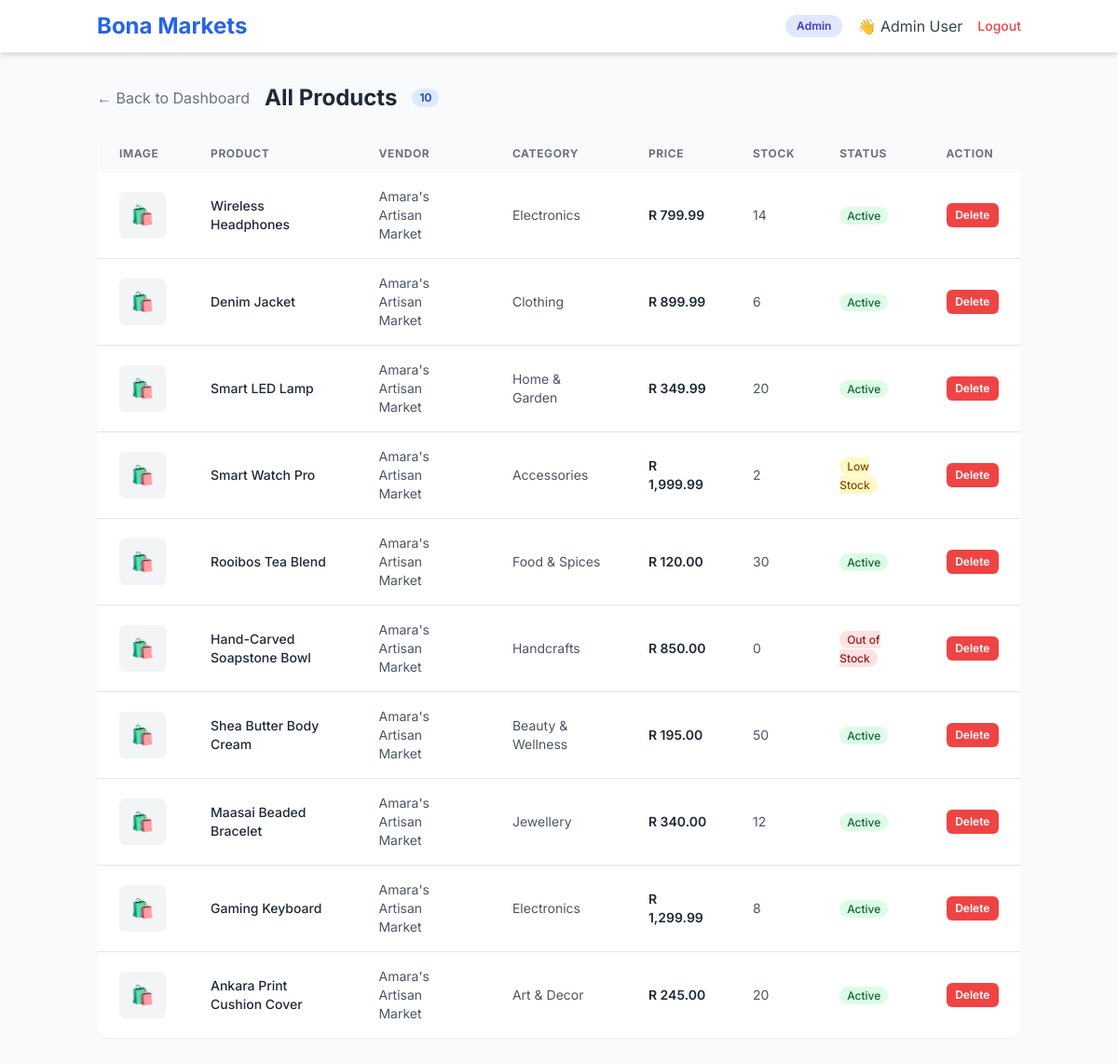
/Public/admin/products.php (signed in), run on the app's committed database.
### tables this page shows
CREATE TABLE products (
    id INT AUTO_INCREMENT PRIMARY KEY,
    vendor_id INT NOT NULL,
    category_id INT NULL,
    name VARCHAR(255) NOT NULL,
    description TEXT NULL,
    price DECIMAL(10,2) NOT NULL,
    image_url VARCHAR(500) NULL,
    stock INT DEFAULT 0,
    status ENUM('active', 'draft', 'archived') DEFAULT 'active',
    created_at DATETIME DEFAULT CURRENT_TIMESTAMP,
    FOREIGN KEY (vendor_id) REFERENCES users(id),
    FOREIGN KEY (category_id) REFERENCES categories(id)
);

CREATE TABLE vendor_profiles (
    id INT AUTO_INCREMENT PRIMARY KEY,
    user_id INT UNIQUE NOT NULL,
    business_name VARCHAR(255) NOT NULL,
    logo_url VARCHAR(500) NULL,
    description TEXT NULL,
    bank_details TEXT NULL,
    approved BOOLEAN DEFAULT 0,
    applied_at DATETIME DEFAULT CURRENT_TIMESTAMP,
    phone VARCHAR(20) NULL,
    city VARCHAR(100) NULL,
    country VARCHAR(100) NULL,
    owner_name VARCHAR(255) NULL,
    FOREIGN KEY (user_id) REFERENCES users(id) ON DELETE CASCADE
);

CREATE TABLE categories (
    id INT AUTO_INCREMENT PRIMARY KEY,
    name VARCHAR(100) UNIQUE NOT NULL
);

### Public/admin/products.php (the view, shortened to what this page needs)
<?php
require_once __DIR__ . '/../../config/database.php';
$products = $pdo->query("
    SELECT p.*, c.name as category_name, vp.business_name as vendor_name
    FROM products p
    LEFT JOIN categories c ON p.category_id = c.id
    LEFT JOIN vendor_profiles vp ON p.vendor_id = vp.user_id
    ORDER BY p.created_at DESC
")->fetchAll();
$adminName = $_SESSION['fullname'] ?? 'Admin';
?>
<!DOCTYPE html>
<html lang="en">
<head>
    <script src="https://cdn.tailwindcss.com"></script>
</head>
<body>
    <nav class="bg-white shadow-md sticky top-0 z-50 border-b border-gray-200">
        <div class="container mx-auto px-4 py-3 flex justify-between items-center">
            <a href="../index.php" class="text-2xl font-bold text-blue-600">Bona Markets</a>
            <div class="flex items-center space-x-4">
                <span class="bg-indigo-100 text-indigo-700 px-3 py-1 rounded-full text-xs font-semibold">Admin</span>
                <span class="text-gray-700">👋 <?= htmlspecialchars($adminName) ?></span>
                <a href="../logout.php" class="text-red-500 hover:text-red-700 text-sm font-medium">Logout</a>
            </div>
        </div>
    </nav>
    <div class="container mx-auto px-4 py-8">
        <div class="flex items-center gap-4 mb-6">
            <a href="dashboard.php" class="text-gray-500 hover:text-gray-700">← Back to Dashboard</a>
            <h1 class="text-2xl font-bold text-gray-800">All Products</h1>
            <span class="bg-blue-100 text-blue-800 px-2 py-0.5 rounded-full text-xs font-semibold"><?= count($products) ?></span>
        </div>
        <div class="bg-white rounded-xl shadow-sm overflow-hidden">
            <div class="overflow-x-auto">
                <table class="w-full text-sm">
                    <thead class="bg-gray-50 text-gray-500 text-xs uppercase tracking-wider">
                        <tr>
                            <th class="px-6 py-3 text-left">Image</th>
                            <th class="px-6 py-3 text-left">Product</th>
                            <th class="px-6 py-3 text-left">Vendor</th>
                            <th class="px-6 py-3 text-left">Category</th>
                            <th class="px-6 py-3 text-left">Price</th>
                            <th class="px-6 py-3 text-left">Stock</th>
                            <th class="px-6 py-3 text-left">Status</th>
                            <th class="px-6 py-3 text-left">Action</th>
                        </tr>
                    </thead>
                    <tbody class="divide-y divide-gray-200">
                        <?php if (count($products) > 0): ?>
                            <?php foreach ($products as $product): ?>
                                <tr class="hover:bg-gray-50">
                                    <td class="px-6 py-4">
                                        <?php if ($product['image_url']): ?>
                                            <img src="/Bona-Markets/Public/<?= htmlspecialchars($product['image_url']) ?>" class="product-thumb" alt="<?= htmlspecialchars($product['name']) ?>">
                                        <?php else: ?>
                                            <div class="product-thumb flex items-center justify-center text-gray-300 text-xl">🛍️</div>
                                        <?php endif; ?>
                                    </td>
                                    <td class="px-6 py-4 font-medium text-gray-800"><?= htmlspecialchars($product['name']) ?></td>
                                    <td class="px-6 py-4 text-gray-600"><?= htmlspecialchars($product['vendor_name'] ?? 'Unknown') ?></td>
                                    <td class="px-6 py-4 text-gray-600"><?= htmlspecialchars($product['category_name'] ?? 'Uncategorized') ?></td>
                                    <td class="px-6 py-4 font-semibold text-gray-800">R <?= number_format($product['price'], 2) ?></td>
                                    <td class="px-6 py-4 text-gray-600"><?= $product['stock'] ?></td>
                                    <td class="px-6 py-4">
                                        <?php if ($product['stock'] == 0): ?>
                                            <span class="bg-red-100 text-red-800 px-2 py-0.5 rounded-full text-xs font-medium">Out of Stock</span>
                                        <?php elseif ($product['stock'] <= 3): ?>
                                            <span class="bg-yellow-100 text-yellow-800 px-2 py-0.5 rounded-full text-xs font-medium">Low Stock</span>
                                        <?php else: ?>
                                            <span class="bg-green-100 text-green-800 px-2 py-0.5 rounded-full text-xs font-medium">Active</span>
                                        <?php endif; ?>
                                    </td>
                                    <td class="px-6 py-4">
                                        <form method="POST" action="" onsubmit="return confirm('Delete <?= htmlspecialchars($product['name']) ?>?')">
                                            <button type="submit" class="btn-delete">Delete</button>
                                        </form>
                                    </td>
                                </tr>
                            <?php endforeach; ?>
                        <?php else: ?>
                            <tr>
                                <td colspan="8" class="px-6 py-8 text-center text-gray-500">No products found</td>
                            </tr>
                        <?php endif; ?>
                    </tbody>
                </table>
            </div>
        </div>
    </div>
</body>
</html>

### Public/admin/products.php (style rules this page uses)
body { font-family: 'Inter', sans-serif; background: #f8fafc; }
.btn-delete { background: #ef4444; color: white; padding: 0.2rem 0.6rem; border-radius: 6px; border: none; cursor: pointer; font-size: 0.75rem; font-weight: 600; }
.product-thumb { width: 50px; height: 50px; object-fit: cover; border-radius: 6px; background: #f3f4f6; }

### data on the page
products: name "Wireless Headphones", vendor_profiles.business_name "Amara's Artisan Market", category.name "Electronics", price "799.99", stock "14", shows "Active"
products: name "Denim Jacket", vendor_profiles.business_name "Amara's Artisan Market", category.name "Clothing", price "899.99", stock "6", shows "Active"
products: name "Smart LED Lamp", vendor_profiles.business_name "Amara's Artisan Market", category.name "Home & Garden", price "349.99", stock "20", shows "Active"
products: name "Smart Watch Pro", vendor_profiles.business_name "Amara's Artisan Market", category.name "Accessories", price "1,999.99", stock "2", shows "Low Stock"
products: name "Rooibos Tea Blend", vendor_profiles.business_name "Amara's Artisan Market", category.name "Food & Spices", price "120.00", stock "30", shows "Active"
products: name "Hand-Carved Soapstone Bowl", vendor_profiles.business_name "Amara's Artisan Market", category.name "Handcrafts", price "850.00", stock "0", shows "Out of Stock"
products: name "Shea Butter Body Cream", vendor_profiles.business_name "Amara's Artisan Market", category.name "Beauty & Wellness", price "195.00", stock "50", shows "Active"
products: name "Maasai Beaded Bracelet", vendor_profiles.business_name "Amara's Artisan Market", category.name "Jewellery", price "340.00", stock "12", shows "Active"
products: name "Gaming Keyboard", vendor_profiles.business_name "Amara's Artisan Market", category.name "Electronics", price "1,299.99", stock "8", shows "Active"
products: name "Ankara Print Cushion Cover", vendor_profiles.business_name "Amara's Artisan Market", category.name "Art & Decor", price "245.00", stock "20", shows "Active"

### other printed values
$adminName "Admin User"
count($products) "10"
